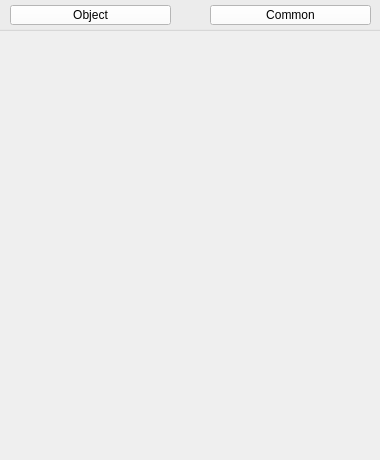
<?xml version="1.0" encoding="UTF-8"?>
<ui version="4.0">
 <class>CQDlgObjectDialogContainer</class>
 <widget class="QDialog" name="CQDlgObjectDialogContainer">
  <property name="geometry">
   <rect>
    <x>0</x>
    <y>0</y>
    <width>380</width>
    <height>460</height>
   </rect>
  </property>
  <property name="windowTitle">
   <string>Scene Object Properties</string>
  </property>
  <property name="windowOpacity">
   <double>1.000000000000000</double>
  </property>
  <property name="locale">
   <locale language="English" country="UnitedStates"/>
  </property>
  <widget class="QToolButton" name="qqObjectProp">
   <property name="geometry">
    <rect>
     <x>10</x>
     <y>5</y>
     <width>161</width>
     <height>20</height>
    </rect>
   </property>
   <property name="palette">
    <palette>
     <active>
      <colorrole role="WindowText">
       <brush brushstyle="SolidPattern">
        <color alpha="255">
         <red>0</red>
         <green>0</green>
         <blue>0</blue>
        </color>
       </brush>
      </colorrole>
      <colorrole role="Button">
       <brush brushstyle="SolidPattern">
        <color alpha="255">
         <red>255</red>
         <green>255</green>
         <blue>255</blue>
        </color>
       </brush>
      </colorrole>
      <colorrole role="Light">
       <brush brushstyle="SolidPattern">
        <color alpha="255">
         <red>255</red>
         <green>255</green>
         <blue>255</blue>
        </color>
       </brush>
      </colorrole>
      <colorrole role="Midlight">
       <brush brushstyle="SolidPattern">
        <color alpha="255">
         <red>255</red>
         <green>255</green>
         <blue>255</blue>
        </color>
       </brush>
      </colorrole>
      <colorrole role="Dark">
       <brush brushstyle="SolidPattern">
        <color alpha="255">
         <red>127</red>
         <green>127</green>
         <blue>127</blue>
        </color>
       </brush>
      </colorrole>
      <colorrole role="Mid">
       <brush brushstyle="SolidPattern">
        <color alpha="255">
         <red>170</red>
         <green>170</green>
         <blue>170</blue>
        </color>
       </brush>
      </colorrole>
      <colorrole role="Text">
       <brush brushstyle="SolidPattern">
        <color alpha="255">
         <red>0</red>
         <green>0</green>
         <blue>0</blue>
        </color>
       </brush>
      </colorrole>
      <colorrole role="BrightText">
       <brush brushstyle="SolidPattern">
        <color alpha="255">
         <red>255</red>
         <green>255</green>
         <blue>255</blue>
        </color>
       </brush>
      </colorrole>
      <colorrole role="ButtonText">
       <brush brushstyle="SolidPattern">
        <color alpha="255">
         <red>0</red>
         <green>0</green>
         <blue>0</blue>
        </color>
       </brush>
      </colorrole>
      <colorrole role="Base">
       <brush brushstyle="SolidPattern">
        <color alpha="255">
         <red>255</red>
         <green>255</green>
         <blue>255</blue>
        </color>
       </brush>
      </colorrole>
      <colorrole role="Window">
       <brush brushstyle="SolidPattern">
        <color alpha="255">
         <red>255</red>
         <green>255</green>
         <blue>255</blue>
        </color>
       </brush>
      </colorrole>
      <colorrole role="Shadow">
       <brush brushstyle="SolidPattern">
        <color alpha="255">
         <red>0</red>
         <green>0</green>
         <blue>0</blue>
        </color>
       </brush>
      </colorrole>
      <colorrole role="AlternateBase">
       <brush brushstyle="SolidPattern">
        <color alpha="255">
         <red>255</red>
         <green>255</green>
         <blue>255</blue>
        </color>
       </brush>
      </colorrole>
      <colorrole role="ToolTipBase">
       <brush brushstyle="SolidPattern">
        <color alpha="255">
         <red>255</red>
         <green>255</green>
         <blue>220</blue>
        </color>
       </brush>
      </colorrole>
      <colorrole role="ToolTipText">
       <brush brushstyle="SolidPattern">
        <color alpha="255">
         <red>0</red>
         <green>0</green>
         <blue>0</blue>
        </color>
       </brush>
      </colorrole>
     </active>
     <inactive>
      <colorrole role="WindowText">
       <brush brushstyle="SolidPattern">
        <color alpha="255">
         <red>0</red>
         <green>0</green>
         <blue>0</blue>
        </color>
       </brush>
      </colorrole>
      <colorrole role="Button">
       <brush brushstyle="SolidPattern">
        <color alpha="255">
         <red>255</red>
         <green>255</green>
         <blue>255</blue>
        </color>
       </brush>
      </colorrole>
      <colorrole role="Light">
       <brush brushstyle="SolidPattern">
        <color alpha="255">
         <red>255</red>
         <green>255</green>
         <blue>255</blue>
        </color>
       </brush>
      </colorrole>
      <colorrole role="Midlight">
       <brush brushstyle="SolidPattern">
        <color alpha="255">
         <red>255</red>
         <green>255</green>
         <blue>255</blue>
        </color>
       </brush>
      </colorrole>
      <colorrole role="Dark">
       <brush brushstyle="SolidPattern">
        <color alpha="255">
         <red>127</red>
         <green>127</green>
         <blue>127</blue>
        </color>
       </brush>
      </colorrole>
      <colorrole role="Mid">
       <brush brushstyle="SolidPattern">
        <color alpha="255">
         <red>170</red>
         <green>170</green>
         <blue>170</blue>
        </color>
       </brush>
      </colorrole>
      <colorrole role="Text">
       <brush brushstyle="SolidPattern">
        <color alpha="255">
         <red>0</red>
         <green>0</green>
         <blue>0</blue>
        </color>
       </brush>
      </colorrole>
      <colorrole role="BrightText">
       <brush brushstyle="SolidPattern">
        <color alpha="255">
         <red>255</red>
         <green>255</green>
         <blue>255</blue>
        </color>
       </brush>
      </colorrole>
      <colorrole role="ButtonText">
       <brush brushstyle="SolidPattern">
        <color alpha="255">
         <red>0</red>
         <green>0</green>
         <blue>0</blue>
        </color>
       </brush>
      </colorrole>
      <colorrole role="Base">
       <brush brushstyle="SolidPattern">
        <color alpha="255">
         <red>255</red>
         <green>255</green>
         <blue>255</blue>
        </color>
       </brush>
      </colorrole>
      <colorrole role="Window">
       <brush brushstyle="SolidPattern">
        <color alpha="255">
         <red>255</red>
         <green>255</green>
         <blue>255</blue>
        </color>
       </brush>
      </colorrole>
      <colorrole role="Shadow">
       <brush brushstyle="SolidPattern">
        <color alpha="255">
         <red>0</red>
         <green>0</green>
         <blue>0</blue>
        </color>
       </brush>
      </colorrole>
      <colorrole role="AlternateBase">
       <brush brushstyle="SolidPattern">
        <color alpha="255">
         <red>255</red>
         <green>255</green>
         <blue>255</blue>
        </color>
       </brush>
      </colorrole>
      <colorrole role="ToolTipBase">
       <brush brushstyle="SolidPattern">
        <color alpha="255">
         <red>255</red>
         <green>255</green>
         <blue>220</blue>
        </color>
       </brush>
      </colorrole>
      <colorrole role="ToolTipText">
       <brush brushstyle="SolidPattern">
        <color alpha="255">
         <red>0</red>
         <green>0</green>
         <blue>0</blue>
        </color>
       </brush>
      </colorrole>
     </inactive>
     <disabled>
      <colorrole role="WindowText">
       <brush brushstyle="SolidPattern">
        <color alpha="255">
         <red>127</red>
         <green>127</green>
         <blue>127</blue>
        </color>
       </brush>
      </colorrole>
      <colorrole role="Button">
       <brush brushstyle="SolidPattern">
        <color alpha="255">
         <red>255</red>
         <green>255</green>
         <blue>255</blue>
        </color>
       </brush>
      </colorrole>
      <colorrole role="Light">
       <brush brushstyle="SolidPattern">
        <color alpha="255">
         <red>255</red>
         <green>255</green>
         <blue>255</blue>
        </color>
       </brush>
      </colorrole>
      <colorrole role="Midlight">
       <brush brushstyle="SolidPattern">
        <color alpha="255">
         <red>255</red>
         <green>255</green>
         <blue>255</blue>
        </color>
       </brush>
      </colorrole>
      <colorrole role="Dark">
       <brush brushstyle="SolidPattern">
        <color alpha="255">
         <red>127</red>
         <green>127</green>
         <blue>127</blue>
        </color>
       </brush>
      </colorrole>
      <colorrole role="Mid">
       <brush brushstyle="SolidPattern">
        <color alpha="255">
         <red>170</red>
         <green>170</green>
         <blue>170</blue>
        </color>
       </brush>
      </colorrole>
      <colorrole role="Text">
       <brush brushstyle="SolidPattern">
        <color alpha="255">
         <red>127</red>
         <green>127</green>
         <blue>127</blue>
        </color>
       </brush>
      </colorrole>
      <colorrole role="BrightText">
       <brush brushstyle="SolidPattern">
        <color alpha="255">
         <red>255</red>
         <green>255</green>
         <blue>255</blue>
        </color>
       </brush>
      </colorrole>
      <colorrole role="ButtonText">
       <brush brushstyle="SolidPattern">
        <color alpha="255">
         <red>127</red>
         <green>127</green>
         <blue>127</blue>
        </color>
       </brush>
      </colorrole>
      <colorrole role="Base">
       <brush brushstyle="SolidPattern">
        <color alpha="255">
         <red>255</red>
         <green>255</green>
         <blue>255</blue>
        </color>
       </brush>
      </colorrole>
      <colorrole role="Window">
       <brush brushstyle="SolidPattern">
        <color alpha="255">
         <red>255</red>
         <green>255</green>
         <blue>255</blue>
        </color>
       </brush>
      </colorrole>
      <colorrole role="Shadow">
       <brush brushstyle="SolidPattern">
        <color alpha="255">
         <red>0</red>
         <green>0</green>
         <blue>0</blue>
        </color>
       </brush>
      </colorrole>
      <colorrole role="AlternateBase">
       <brush brushstyle="SolidPattern">
        <color alpha="255">
         <red>255</red>
         <green>255</green>
         <blue>255</blue>
        </color>
       </brush>
      </colorrole>
      <colorrole role="ToolTipBase">
       <brush brushstyle="SolidPattern">
        <color alpha="255">
         <red>255</red>
         <green>255</green>
         <blue>220</blue>
        </color>
       </brush>
      </colorrole>
      <colorrole role="ToolTipText">
       <brush brushstyle="SolidPattern">
        <color alpha="255">
         <red>0</red>
         <green>0</green>
         <blue>0</blue>
        </color>
       </brush>
      </colorrole>
     </disabled>
    </palette>
   </property>
   <property name="mouseTracking">
    <bool>false</bool>
   </property>
   <property name="text">
    <string>Object</string>
   </property>
   <property name="checkable">
    <bool>true</bool>
   </property>
  </widget>
  <widget class="QToolButton" name="qqCommonProp">
   <property name="geometry">
    <rect>
     <x>210</x>
     <y>5</y>
     <width>161</width>
     <height>20</height>
    </rect>
   </property>
   <property name="palette">
    <palette>
     <active>
      <colorrole role="WindowText">
       <brush brushstyle="SolidPattern">
        <color alpha="255">
         <red>0</red>
         <green>0</green>
         <blue>0</blue>
        </color>
       </brush>
      </colorrole>
      <colorrole role="Button">
       <brush brushstyle="SolidPattern">
        <color alpha="255">
         <red>255</red>
         <green>255</green>
         <blue>255</blue>
        </color>
       </brush>
      </colorrole>
      <colorrole role="Light">
       <brush brushstyle="SolidPattern">
        <color alpha="255">
         <red>255</red>
         <green>255</green>
         <blue>255</blue>
        </color>
       </brush>
      </colorrole>
      <colorrole role="Midlight">
       <brush brushstyle="SolidPattern">
        <color alpha="255">
         <red>255</red>
         <green>255</green>
         <blue>255</blue>
        </color>
       </brush>
      </colorrole>
      <colorrole role="Dark">
       <brush brushstyle="SolidPattern">
        <color alpha="255">
         <red>127</red>
         <green>127</green>
         <blue>127</blue>
        </color>
       </brush>
      </colorrole>
      <colorrole role="Mid">
       <brush brushstyle="SolidPattern">
        <color alpha="255">
         <red>170</red>
         <green>170</green>
         <blue>170</blue>
        </color>
       </brush>
      </colorrole>
      <colorrole role="Text">
       <brush brushstyle="SolidPattern">
        <color alpha="255">
         <red>0</red>
         <green>0</green>
         <blue>0</blue>
        </color>
       </brush>
      </colorrole>
      <colorrole role="BrightText">
       <brush brushstyle="SolidPattern">
        <color alpha="255">
         <red>255</red>
         <green>255</green>
         <blue>255</blue>
        </color>
       </brush>
      </colorrole>
      <colorrole role="ButtonText">
       <brush brushstyle="SolidPattern">
        <color alpha="255">
         <red>0</red>
         <green>0</green>
         <blue>0</blue>
        </color>
       </brush>
      </colorrole>
      <colorrole role="Base">
       <brush brushstyle="SolidPattern">
        <color alpha="255">
         <red>255</red>
         <green>255</green>
         <blue>255</blue>
        </color>
       </brush>
      </colorrole>
      <colorrole role="Window">
       <brush brushstyle="SolidPattern">
        <color alpha="255">
         <red>255</red>
         <green>255</green>
         <blue>255</blue>
        </color>
       </brush>
      </colorrole>
      <colorrole role="Shadow">
       <brush brushstyle="SolidPattern">
        <color alpha="255">
         <red>0</red>
         <green>0</green>
         <blue>0</blue>
        </color>
       </brush>
      </colorrole>
      <colorrole role="AlternateBase">
       <brush brushstyle="SolidPattern">
        <color alpha="255">
         <red>255</red>
         <green>255</green>
         <blue>255</blue>
        </color>
       </brush>
      </colorrole>
      <colorrole role="ToolTipBase">
       <brush brushstyle="SolidPattern">
        <color alpha="255">
         <red>255</red>
         <green>255</green>
         <blue>220</blue>
        </color>
       </brush>
      </colorrole>
      <colorrole role="ToolTipText">
       <brush brushstyle="SolidPattern">
        <color alpha="255">
         <red>0</red>
         <green>0</green>
         <blue>0</blue>
        </color>
       </brush>
      </colorrole>
     </active>
     <inactive>
      <colorrole role="WindowText">
       <brush brushstyle="SolidPattern">
        <color alpha="255">
         <red>0</red>
         <green>0</green>
         <blue>0</blue>
        </color>
       </brush>
      </colorrole>
      <colorrole role="Button">
       <brush brushstyle="SolidPattern">
        <color alpha="255">
         <red>255</red>
         <green>255</green>
         <blue>255</blue>
        </color>
       </brush>
      </colorrole>
      <colorrole role="Light">
       <brush brushstyle="SolidPattern">
        <color alpha="255">
         <red>255</red>
         <green>255</green>
         <blue>255</blue>
        </color>
       </brush>
      </colorrole>
      <colorrole role="Midlight">
       <brush brushstyle="SolidPattern">
        <color alpha="255">
         <red>255</red>
         <green>255</green>
         <blue>255</blue>
        </color>
       </brush>
      </colorrole>
      <colorrole role="Dark">
       <brush brushstyle="SolidPattern">
        <color alpha="255">
         <red>127</red>
         <green>127</green>
         <blue>127</blue>
        </color>
       </brush>
      </colorrole>
      <colorrole role="Mid">
       <brush brushstyle="SolidPattern">
        <color alpha="255">
         <red>170</red>
         <green>170</green>
         <blue>170</blue>
        </color>
       </brush>
      </colorrole>
      <colorrole role="Text">
       <brush brushstyle="SolidPattern">
        <color alpha="255">
         <red>0</red>
         <green>0</green>
         <blue>0</blue>
        </color>
       </brush>
      </colorrole>
      <colorrole role="BrightText">
       <brush brushstyle="SolidPattern">
        <color alpha="255">
         <red>255</red>
         <green>255</green>
         <blue>255</blue>
        </color>
       </brush>
      </colorrole>
      <colorrole role="ButtonText">
       <brush brushstyle="SolidPattern">
        <color alpha="255">
         <red>0</red>
         <green>0</green>
         <blue>0</blue>
        </color>
       </brush>
      </colorrole>
      <colorrole role="Base">
       <brush brushstyle="SolidPattern">
        <color alpha="255">
         <red>255</red>
         <green>255</green>
         <blue>255</blue>
        </color>
       </brush>
      </colorrole>
      <colorrole role="Window">
       <brush brushstyle="SolidPattern">
        <color alpha="255">
         <red>255</red>
         <green>255</green>
         <blue>255</blue>
        </color>
       </brush>
      </colorrole>
      <colorrole role="Shadow">
       <brush brushstyle="SolidPattern">
        <color alpha="255">
         <red>0</red>
         <green>0</green>
         <blue>0</blue>
        </color>
       </brush>
      </colorrole>
      <colorrole role="AlternateBase">
       <brush brushstyle="SolidPattern">
        <color alpha="255">
         <red>255</red>
         <green>255</green>
         <blue>255</blue>
        </color>
       </brush>
      </colorrole>
      <colorrole role="ToolTipBase">
       <brush brushstyle="SolidPattern">
        <color alpha="255">
         <red>255</red>
         <green>255</green>
         <blue>220</blue>
        </color>
       </brush>
      </colorrole>
      <colorrole role="ToolTipText">
       <brush brushstyle="SolidPattern">
        <color alpha="255">
         <red>0</red>
         <green>0</green>
         <blue>0</blue>
        </color>
       </brush>
      </colorrole>
     </inactive>
     <disabled>
      <colorrole role="WindowText">
       <brush brushstyle="SolidPattern">
        <color alpha="255">
         <red>127</red>
         <green>127</green>
         <blue>127</blue>
        </color>
       </brush>
      </colorrole>
      <colorrole role="Button">
       <brush brushstyle="SolidPattern">
        <color alpha="255">
         <red>255</red>
         <green>255</green>
         <blue>255</blue>
        </color>
       </brush>
      </colorrole>
      <colorrole role="Light">
       <brush brushstyle="SolidPattern">
        <color alpha="255">
         <red>255</red>
         <green>255</green>
         <blue>255</blue>
        </color>
       </brush>
      </colorrole>
      <colorrole role="Midlight">
       <brush brushstyle="SolidPattern">
        <color alpha="255">
         <red>255</red>
         <green>255</green>
         <blue>255</blue>
        </color>
       </brush>
      </colorrole>
      <colorrole role="Dark">
       <brush brushstyle="SolidPattern">
        <color alpha="255">
         <red>127</red>
         <green>127</green>
         <blue>127</blue>
        </color>
       </brush>
      </colorrole>
      <colorrole role="Mid">
       <brush brushstyle="SolidPattern">
        <color alpha="255">
         <red>170</red>
         <green>170</green>
         <blue>170</blue>
        </color>
       </brush>
      </colorrole>
      <colorrole role="Text">
       <brush brushstyle="SolidPattern">
        <color alpha="255">
         <red>127</red>
         <green>127</green>
         <blue>127</blue>
        </color>
       </brush>
      </colorrole>
      <colorrole role="BrightText">
       <brush brushstyle="SolidPattern">
        <color alpha="255">
         <red>255</red>
         <green>255</green>
         <blue>255</blue>
        </color>
       </brush>
      </colorrole>
      <colorrole role="ButtonText">
       <brush brushstyle="SolidPattern">
        <color alpha="255">
         <red>127</red>
         <green>127</green>
         <blue>127</blue>
        </color>
       </brush>
      </colorrole>
      <colorrole role="Base">
       <brush brushstyle="SolidPattern">
        <color alpha="255">
         <red>255</red>
         <green>255</green>
         <blue>255</blue>
        </color>
       </brush>
      </colorrole>
      <colorrole role="Window">
       <brush brushstyle="SolidPattern">
        <color alpha="255">
         <red>255</red>
         <green>255</green>
         <blue>255</blue>
        </color>
       </brush>
      </colorrole>
      <colorrole role="Shadow">
       <brush brushstyle="SolidPattern">
        <color alpha="255">
         <red>0</red>
         <green>0</green>
         <blue>0</blue>
        </color>
       </brush>
      </colorrole>
      <colorrole role="AlternateBase">
       <brush brushstyle="SolidPattern">
        <color alpha="255">
         <red>255</red>
         <green>255</green>
         <blue>255</blue>
        </color>
       </brush>
      </colorrole>
      <colorrole role="ToolTipBase">
       <brush brushstyle="SolidPattern">
        <color alpha="255">
         <red>255</red>
         <green>255</green>
         <blue>220</blue>
        </color>
       </brush>
      </colorrole>
      <colorrole role="ToolTipText">
       <brush brushstyle="SolidPattern">
        <color alpha="255">
         <red>0</red>
         <green>0</green>
         <blue>0</blue>
        </color>
       </brush>
      </colorrole>
     </disabled>
    </palette>
   </property>
   <property name="mouseTracking">
    <bool>false</bool>
   </property>
   <property name="text">
    <string>Common</string>
   </property>
   <property name="checkable">
    <bool>true</bool>
   </property>
  </widget>
  <widget class="QGroupBox" name="groupBox">
   <property name="geometry">
    <rect>
     <x>-10</x>
     <y>-50</y>
     <width>401</width>
     <height>81</height>
    </rect>
   </property>
   <property name="autoFillBackground">
    <bool>false</bool>
   </property>
   <property name="title">
    <string>GroupBox</string>
   </property>
   <property name="flat">
    <bool>false</bool>
   </property>
  </widget>
  <zorder>groupBox</zorder>
  <zorder>qqObjectProp</zorder>
  <zorder>qqCommonProp</zorder>
 </widget>
 <tabstops>
  <tabstop>qqObjectProp</tabstop>
  <tabstop>qqCommonProp</tabstop>
 </tabstops>
 <resources/>
 <connections/>
</ui>
